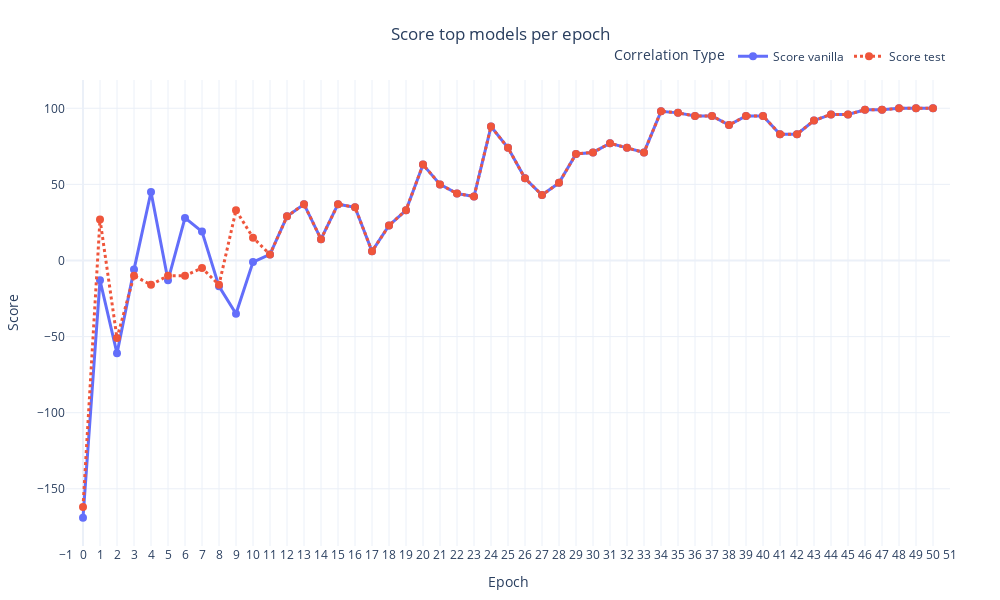

Notebook code for this chart:
### Code cell
# Melt dataframe for Plotly
df_melted = df_top_scores.melt(id_vars='Epoch', value_vars=['Score vanilla', "Score test"], 
                    var_name='Type', value_name='Value')

# Create the plot
fig = px.line(df_melted, x='Epoch', y='Value', color='Type', 
              title='Score top models per epoch',
              labels={"Value": "Score"},
              line_dash="Type",  # Different line styles for different types
              markers=True,  # Add markers to the lines
              template="plotly_white",  # A clean, professional template
              width=1000, height=600)

# Update trace settings
fig.update_traces(line=dict(width=3), marker=dict(size=8))

# Update layout settings
fig.update_layout(
    title={'text': 'Score top models per epoch', 'x':0.5, 'xanchor': 'center'},
    #yaxis=dict(range=[0.0, df_melted['Value'].max()+0.05], showgrid=True),
    xaxis=dict(tickmode='linear', dtick=1, showgrid=True, range=[-1, 51]),
    legend=dict(title='Correlation Type', orientation="h", yanchor="bottom", y=1.02, xanchor="right", x=1),
    margin=dict(l=50, r=50, t=80, b=50)
)

# Display the plot
fig.show()

### Figure 1 — Plotly figure (JSON) as saved in the notebook; plotly's stock layout.template omitted (floating-point values rounded to 4 significant figures)
{"data": [{"hovertemplate": "Type=Score vanilla<br>Epoch=%{x}<br>Score=%{y}<extra></extra>", "legendgroup": "Score vanilla", "line": {"color": "#636efa", "dash": "solid", "width": 3}, "marker": {"size": 8, "symbol": "circle"}, "mode": "lines+markers", "name": "Score vanilla", "orientation": "v", "showlegend": true, "type": "scatter", "x": [0, 1, 2, 3, 4, 5, 6, 7, 8, 9, 10, 11, 12, 13, 14, 15, 16, 17, 18, 19, 20, 21, 22, 23, 24, 25, 26, 27, 28, 29, 30, 31, 32, 33, 34, 35, 36, 37, 38, 39, 40, 41, 42, 43, 44, 45, 46, 47, 48, 49, 50], "xaxis": "x", "y": [-169, -13, -61, -6, 45, -13, 28, 19, -17, -35, -1, 4, 29, 37, 14, 37, 35, 6, 23, 33, 63, 50, 44, 42, 88, 74, 54, 43, 51, 70, 71, 77, 74, 71, 98, 97, 95, 95, 89, 95, 95, 83, 83, 92, 96, 96, 99, 99, 100, 100, 100], "yaxis": "y"}, {"hovertemplate": "Type=Score test<br>Epoch=%{x}<br>Score=%{y}<extra></extra>", "legendgroup": "Score test", "line": {"color": "#EF553B", "dash": "dot", "width": 3}, "marker": {"size": 8, "symbol": "circle"}, "mode": "lines+markers", "name": "Score test", "orientation": "v", "showlegend": true, "type": "scatter", "x": [0, 1, 2, 3, 4, 5, 6, 7, 8, 9, 10, 11, 12, 13, 14, 15, 16, 17, 18, 19, 20, 21, 22, 23, 24, 25, 26, 27, 28, 29, 30, 31, 32, 33, 34, 35, 36, 37, 38, 39, 40, 41, 42, 43, 44, 45, 46, 47, 48, 49, 50], "xaxis": "x", "y": [-162, 27, -51, -10, -16, -10, -10, -5, -16, 33, 15, 4, 29, 37, 14, 37, 35, 6, 23, 33, 63, 50, 44, 42, 88, 74, 54, 43, 51, 70, 71, 77, 74, 71, 98, 97, 95, 95, 89, 95, 95, 83, 83, 92, 96, 96, 99, 99, 100, 100, 100], "yaxis": "y"}], "layout": {"height": 600, "legend": {"orientation": "h", "title": {"text": "Correlation Type"}, "tracegroupgap": 0, "x": 1, "xanchor": "right", "y": 1.02, "yanchor": "bottom"}, "margin": {"b": 50, "l": 50, "r": 50, "t": 80}, "title": {"text": "Score top models per epoch", "x": 0.5, "xanchor": "center"}, "width": 1000, "xaxis": {"anchor": "y", "domain": [0, 1], "dtick": 1, "range": [-1, 51], "showgrid": true, "tickmode": "linear", "title": {"text": "Epoch"}, "type": "linear"}, "yaxis": {"anchor": "x", "autorange": true, "domain": [0, 1], "range": [-187.7, 118.7], "title": {"text": "Score"}, "type": "linear"}}}
